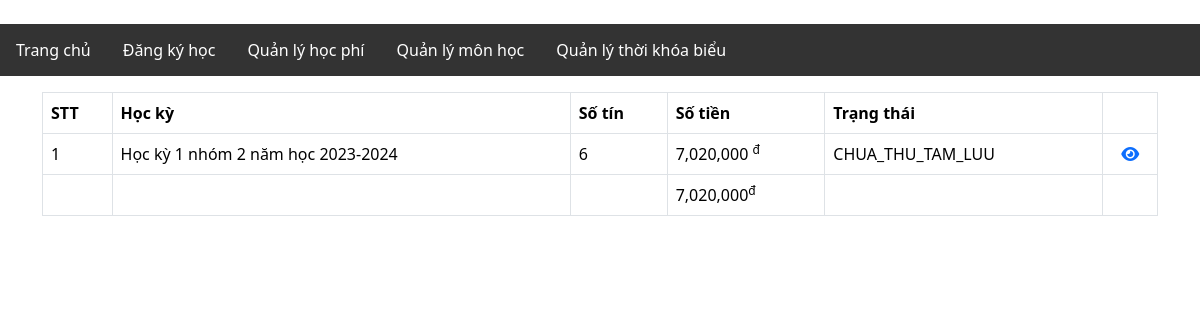
Page /view/fee_manager.php?detail=A41603 on the committed database.
### tables this page shows
CREATE TABLE `student` (
  `student_code` varchar(6) NOT NULL,
  `student_name` text NOT NULL
);

### models/tuition.php (called while the page is built, shortened)
<?php
class Tuition extends DB
{
    public function getTuition($studentCode)
    {
        $stmt = $this->connect();
        $query = $stmt->prepare("SELECT student.student_code, semester_id, CONCAT(semester.semester_name,' năm học ', semester.year) AS semester_name, SUM(credits) AS total_credits, SUM(credits*coef*cost) AS total_fee, status FROM `tuition` JOIN semester ON tuition.semester_id = semester.id JOIN student ON tuition.student_code = student.student_code WHERE student.student_code = ? GROUP BY semester.semester_name;");
        $query->execute([$studentCode]);
        return $query->fetchAll();
    }
    public function calcTotalTuition($studentCode)
    {
        $stmt = $this->connect();
        $query = $stmt->prepare("SELECT SUM(credits*coef*cost) as total FROM tuition WHERE student_code = ?");
        $query->execute([$studentCode]);
        return $query->fetch()["total"];
    }
}

### view/fee_manager.php (the view, shortened to what this page needs)
<?php
include_once dirname(__DIR__) . "/models/account.php";
include_once dirname(__DIR__) . "/models/tuition.php";
$student = new Account();
$semester = new Semester();
$semesterList = $semester->getSemesterList();
$tuition = new Tuition();
?>
<!DOCTYPE html>
<html lang="en">
<head>
    <link href="https://cdn.jsdelivr.net/npm/bootstrap@5.3.1/dist/css/bootstrap.min.css" rel="stylesheet">
    <link rel="stylesheet" href="https://cdnjs.cloudflare.com/ajax/libs/font-awesome/6.4.2/css/all.min.css" />
</head>
<body>
    <div class="container">
        <?php if (isset($_GET["detail"])) {
            $studentCode = $_GET["detail"];
            $list = $tuition->getTuition($studentCode);
            $total = $tuition->calcTotalTuition($studentCode);
        ?>
            <table id="student-table" class="table table-bordered">
                <thead>
                    <tr>
                        <th>STT</th>
                        <th>Học kỳ</th>
                        <th>Số tín</th>
                        <th>Số tiền</th>
                        <th>Trạng thái</th>
                        <th></th>
                    </tr>
                </thead>
                <tbody>
                    <?php
                    $index = 1;
                    foreach ($list as $row) {
                        echo "<tr>
                            <td> " . $index++ . "</td>
                            <td> " . $row["semester_name"] . "</td>
                            <td> " . $row["total_credits"] . "</td>
                            <td> " . number_format($row["total_fee"]) . " <sup>đ</sup></td>
                            <td> " . $row["status"] . "</td>
                            <td style=\"text-align: center;\">
                                <a href=\"?detail_tuition=" . $row["student_code"] . "&semester=" . $row["semester_id"] . "\"><i class=\"fa fa-eye\" aria-hidden=\"true\"></i></a>
                            </td>
                        </tr>";
                    }
                    ?>
                    <tr>
                        <td></td>
                        <td></td>
                        <td></td>
                        <td><?= number_format($total) ?><sup>đ</sup></td>
                        <td></td>
                        <td></td>
                    </tr>
                </tbody>
            </table>
        <?php
        } else if (isset($_GET["detail_tuition"])) {
            $studentCode = $_GET["detail_tuition"];
            $semesterID = $_GET["semester"];
            $data = $tuition->getTuitionDetail($studentCode, $semesterID);
            $total = $tuition->calcTuitionBySemester($studentCode, $semesterID);
            $semesterInfo = $semester->getSemester($semesterID);
            $studentInfo = $student->getStudentInfo($studentCode);
        ?>
            <table class="table table-bordered">
                <tr>
                    <td>Kỳ học</td>
                    <td>:</td>
                    <td><?= $semesterInfo["semester_name"]; ?> năm học <?= $semesterInfo["year"]; ?></td>
                </tr>
                <tr>
                    <td>Mã sinh viên</td>
                    <td>:</td>
                    <td><?= $studentCode; ?></td>
                </tr>
                <tr>
                    <td>Họ tên</td>
                    <td>:</td>
                    <td><?= $studentInfo["student_name"]; ?></td>
                </tr>
                <tr>
                    <td>Tình trạng</td>
                    <td>:</td>
                    <td><?= $data[0]["status"]; ?></td>
                </tr>
            </table>
            <table id="student-table" class="table table-bordered">
                <thead>
                    <tr>
                        <th>STT</th>
                        <th>Mã môn</th>
                        <th>Tên môn</th>
                        <th>Số tín</th>
                        <th>Hệ số</th>
                        <th>Đơn vị phí</th>
                        <th>Thành tiền</th>
                    </tr>
                </thead>
                <tbody>
                    <?php
                    $index = 1;
                    foreach ($data as $row) {
                        echo "<tr>
                            <td> " . $index++ . "</td>
                            <td> " . $row["subject_code"] . "</td>
                            <td> " . $row["subject_name"] . "</td>
                            <td> " . $row["credits"] . "</td>
                            <td> " . $row["coef"] . "</td>
                            <td> " . number_format($row["cost"]) . "<sup>đ</sup></td>
                            <td> " . number_format($row["total"]) . " <sup>đ</sup></td>
                        </tr>";
                    }
                    ?>
                    <tr>
                        <td></td>
                        <td></td>
                        <td></td>
                        <td></td>
                        <td></td>
                        <td><?= number_format($total) ?><sup>đ</sup></td>
                        <td></td>
                    </tr>
                </tbody>
            </table>
        <?php
        } else if (isset($_GET["calcTuition"])) {
            if (isset($_POST["submit"])) {
                $semesterID = $_POST["semester"];
                $tuition->addTuition($semesterID);
            }
        ?>
            <form method="post">
                <div class="form-floating mb-3 mt-3">
                    <select class="form-select" id="semester" name="semester">
                        <option value="">---Lựa chọn---</option>
                        <?php
                        foreach ($semesterList as $row) {
                            echo '<option value="' . $row["id"] . '">' . $row["semester_name"] . " năm học " . $row["year"] . '</option>';
                        }
                        ?>
                    </select>
                    <label for="sel1" class="form-label">Học kỳ:</label>
                </div>
                <div class="col-sm-6">
                    <div class="form-floating mb-3 mt-3">
                        <button class="btn btn-success" name="submit">Tính tiền học</button>
                    </div>
                </div>
            </form>
        <?php
        } ?>
    </div>
</body>
</html>

### view/fee_manager.php (style rules this page uses)
td { vertical-align: middle; }

### rows in the picture
student: semester_name "Học kỳ 1 nhóm 2 năm học 2023-2024", total_credits "6", total_fee "7,020,000", status "CHUA_THU_TAM_LUU"

### other values in the picture
$total "7,020,000"
